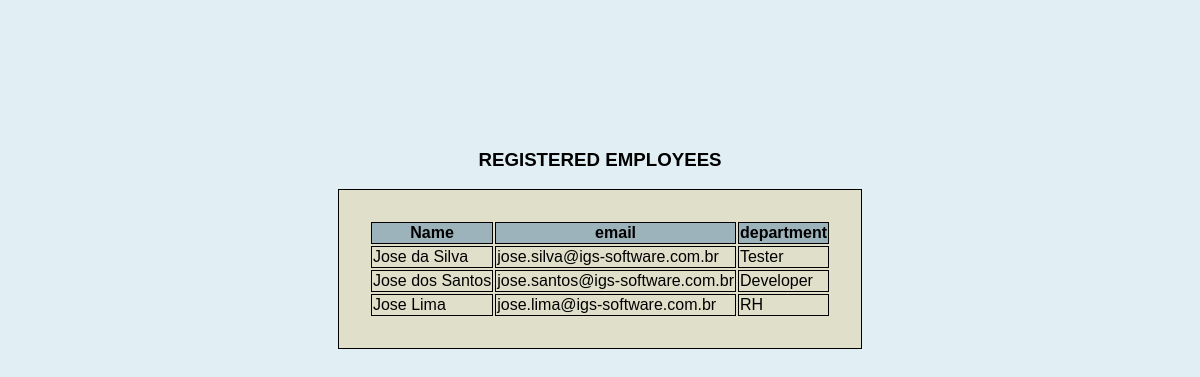
Before: / with the older database file.
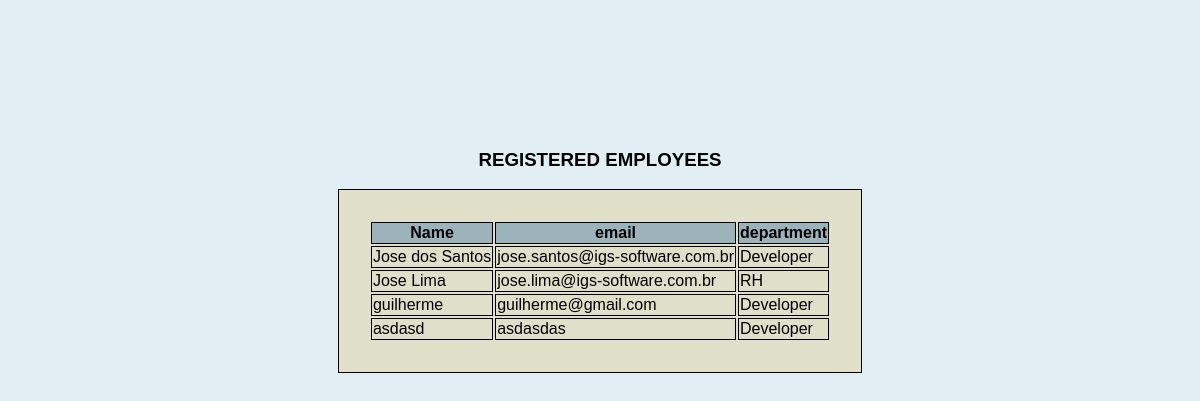
After: the same page with the newer database file.
### core/models.py (models this page shows)
class Employees(models.Model):
    name = models.CharField(max_length = 40)
    email = models.CharField(max_length = 40)
    department = models.ForeignKey(Departments, on_delete = models.DO_NOTHING)
    def __str__(self) -> str:
        return self.name

class Departments(models.Model):
    name = models.CharField(max_length = 20)
    def __str__(self) -> str:
        return self.name

### core/views.py (the view)
# urls.py: path('', views.index),
def index(request):
    list = Employees.objects.all()
    context = {
        'table': list
    }
    return render(request, 'index.html', context)

### templates/index.html (shortened to what this page needs)
{% load static %}
<!DOCTYPE html>
<html lang="en">
<head>
    <link rel="stylesheet" href="{% static 'style.css' %}">
</head>
<body>
    <h3>REGISTERED EMPLOYEES</h3>
    <table>
        <tr>
            <th>Name</th>
            <th>email</th>
            <th>department</th>
        </tr>
        {% for item in table %}
        <tr>
            <td>{{item}}</td>
            <td>{{item.email}}</td>
            <td>{{item.department}}</td>
        </tr>
        {% endfor %}
    </table>
</body>
</html>

### static/style.css (style rules this page uses)
body { background-color: #e1eff4; margin-top: 130px; flex-direction: column; align-items: center; display: flex; font-family: Arial, Helvetica, sans-serif; }
td,th,table { border: 1px solid black; }
th { background-color: #9db3bb; }
table { padding: 30px; background-color: #dfdfca; flex-direction: column; align-items: center; display: flex; }

Changed rows visible on the page:
removed Employees: name "Jose da Silva", email "jose.silva@igs-software.com.br", department "Tester"
added Employees: name "guilherme", email "guilherme@gmail.com", department "Developer"
added Employees: name "asdasd", email "asdasdas", department "Developer"
